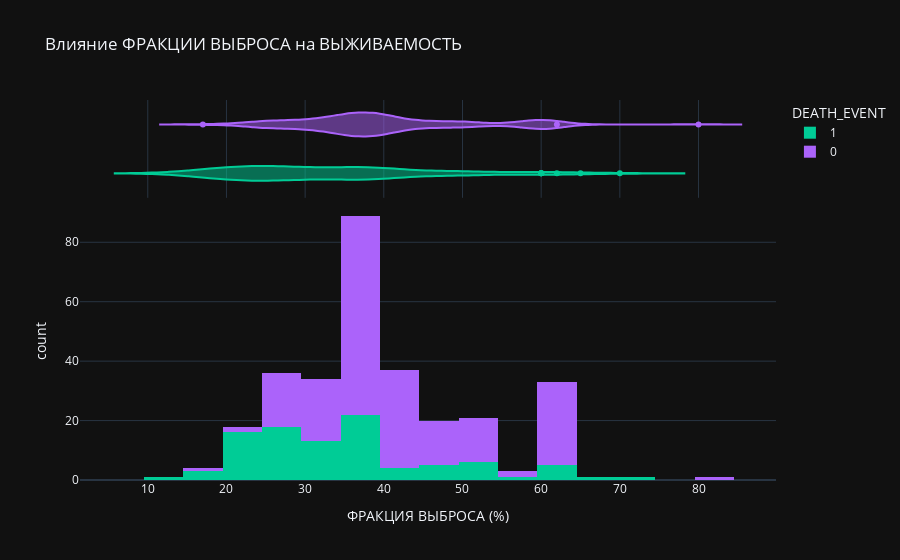

Notebook code for this chart:
### Code cell
fig = px.histogram(heart_data, x="ejection_fraction", color="DEATH_EVENT", marginal="violin", hover_data=heart_data.columns,
                   title ="Влияние ФРАКЦИИ ВЫБРОСА на ВЫЖИВАЕМОСТЬ", 
                   labels={"ejection_fraction": "ФРАКЦИЯ ВЫБРОСА (%)"},
                   template="plotly_dark",
                   color_discrete_map={"0": "RebeccaPurple", "1": "MediumPurple"})
fig.show()

### Figure 1 — Plotly figure (JSON) as saved in the notebook; plotly's stock layout.template omitted (floating-point values rounded to 4 significant figures; data arrays with more than 128 entries replaced by an {"elided": "..."} marker saying what was removed)
{"data": [{"alignmentgroup": "True", "bingroup": "x", "hovertemplate": "DEATH_EVENT=1<br>ФРАКЦИЯ ВЫБРОСА (%)=%{x}<br>count=%{y}<extra></extra>", "legendgroup": "1", "marker": {"color": "#00cc96", "pattern": {"shape": ""}}, "name": "1", "offsetgroup": "1", "orientation": "v", "showlegend": true, "type": "histogram", "x": [20, 38, 20, 20, 20, 40, 15, 60, 65, 35, 38, 25, 30, 38, 50, 38, 14, 25, 55, 30, 35, 30, 38, 40, 45, 38, 30, 38, 45, 35, 50, 35, 50, 50, 38, 20, 30, 45, 60, 38, 25, 38, 20, 30, 25, 20, 62, 50, 38, 30, 20, 20, 25, 40, 35, 20, 15, 25, 25, 25, 35, 20, 20, 25, 25, 25, 30, 60, 60, 38, 40, 17, 38, 25, 30, 45, 35, 30, 38, 20, 25, 25, 38, 25, 30, 50, 25, 20, 45, 30, 70, 20, 30, 25, 25, 20], "xaxis": "x", "yaxis": "y"}, {"alignmentgroup": "True", "customdata": {"elided": "96x12 float values"}, "hovertemplate": "DEATH_EVENT=%{customdata[11]}<br>ФРАКЦИЯ ВЫБРОСА (%)=%{x}<br>age=%{customdata[0]}<br>anaemia=%{customdata[1]}<br>creatinine_phosphokinase=%{customdata[2]}<br>diabetes=%{customdata[3]}<br>high_blood_pressure=%{customdata[4]}<br>platelets=%{customdata[5]}<br>serum_creatinine=%{customdata[6]}<br>serum_sodium=%{customdata[7]}<br>sex=%{customdata[8]}<br>smoking=%{customdata[9]}<br>time=%{customdata[10]}<extra></extra>", "legendgroup": "1", "marker": {"color": "#00cc96"}, "name": "1", "offsetgroup": "1", "scalegroup": "x", "showlegend": false, "type": "violin", "x": [20, 38, 20, 20, 20, 40, 15, 60, 65, 35, 38, 25, 30, 38, 50, 38, 14, 25, 55, 30, 35, 30, 38, 40, 45, 38, 30, 38, 45, 35, 50, 35, 50, 50, 38, 20, 30, 45, 60, 38, 25, 38, 20, 30, 25, 20, 62, 50, 38, 30, 20, 20, 25, 40, 35, 20, 15, 25, 25, 25, 35, 20, 20, 25, 25, 25, 30, 60, 60, 38, 40, 17, 38, 25, 30, 45, 35, 30, 38, 20, 25, 25, 38, 25, 30, 50, 25, 20, 45, 30, 70, 20, 30, 25, 25, 20], "xaxis": "x2", "yaxis": "y2"}, {"alignmentgroup": "True", "bingroup": "x", "hovertemplate": "DEATH_EVENT=0<br>ФРАКЦИЯ ВЫБРОСА (%)=%{x}<br>count=%{y}<extra></extra>", "legendgroup": "0", "marker": {"color": "#ab63fa", "pattern": {"shape": ""}}, "name": "0", "offsetgroup": "0", "orientation": "v", "showlegend": true, "type": "histogram", "x": {"elided": "203 int values"}, "xaxis": "x", "yaxis": "y"}, {"alignmentgroup": "True", "customdata": {"elided": "203x12 float values"}, "hovertemplate": "DEATH_EVENT=%{customdata[11]}<br>ФРАКЦИЯ ВЫБРОСА (%)=%{x}<br>age=%{customdata[0]}<br>anaemia=%{customdata[1]}<br>creatinine_phosphokinase=%{customdata[2]}<br>diabetes=%{customdata[3]}<br>high_blood_pressure=%{customdata[4]}<br>platelets=%{customdata[5]}<br>serum_creatinine=%{customdata[6]}<br>serum_sodium=%{customdata[7]}<br>sex=%{customdata[8]}<br>smoking=%{customdata[9]}<br>time=%{customdata[10]}<extra></extra>", "legendgroup": "0", "marker": {"color": "#ab63fa"}, "name": "0", "offsetgroup": "0", "scalegroup": "x", "showlegend": false, "type": "violin", "x": {"elided": "203 int values"}, "xaxis": "x2", "yaxis": "y2"}], "layout": {"barmode": "relative", "legend": {"title": {"text": "DEATH_EVENT"}, "tracegroupgap": 0}, "title": {"text": "Влияние ФРАКЦИИ ВЫБРОСА на ВЫЖИВАЕМОСТЬ"}, "xaxis": {"anchor": "y", "domain": [0, 1], "title": {"text": "ФРАКЦИЯ ВЫБРОСА (%)"}}, "xaxis2": {"anchor": "y2", "domain": [0, 1], "matches": "x", "showgrid": true, "showticklabels": false}, "yaxis": {"anchor": "x", "domain": [0, 0.7326], "title": {"text": "count"}}, "yaxis2": {"anchor": "x2", "domain": [0.7426, 1], "matches": "y2", "showgrid": false, "showline": false, "showticklabels": false, "ticks": ""}}}
